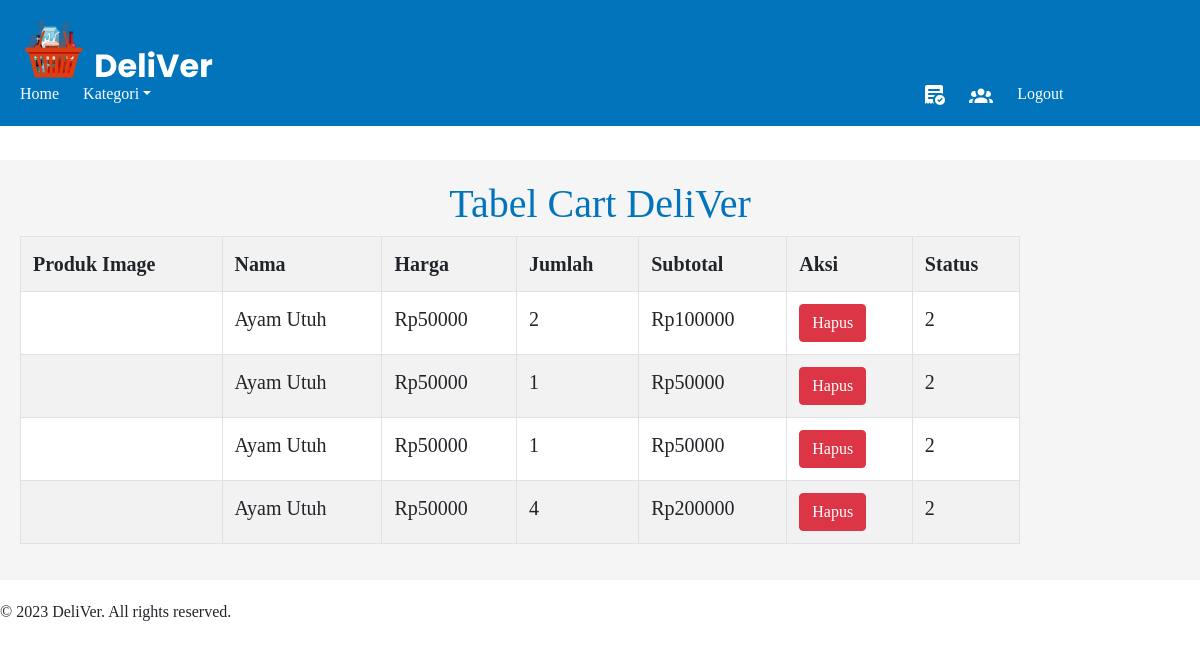
/cart_admin.php (signed in), run on the app's committed database.
### tables this page shows
CREATE TABLE `cart` (
  `id` int(11) NOT NULL,
  `id_user` int(11) NOT NULL,
  `id_menu` int(11) NOT NULL,
  `jumlah_barang` int(11) NOT NULL,
  `total_harga` int(11) NOT NULL,
  `id_status` int(11) NOT NULL,
  `tanggal_pembelian` datetime DEFAULT NULL
);

CREATE TABLE `menu` (
  `id` int(11) NOT NULL,
  `nama` varchar(30) NOT NULL,
  `harga` int(11) NOT NULL,
  `kategori` varchar(30) NOT NULL,
  `gambar` varchar(255) NOT NULL
);

### cart_admin.php (the view, shortened to what this page needs)
<?php
include 'koneksi.php';
?>
<!DOCTYPE html>
<html lang="en">
<head>
    <link href="https://cdn.jsdelivr.net/npm/bootstrap@5.3.0/dist/css/bootstrap.min.css" rel="stylesheet">
    <link rel="stylesheet" href="https://stackpath.bootstrapcdn.com/bootstrap/4.5.2/css/bootstrap.min.css">
    <link rel="stylesheet" type="text/css" href="styles.css">
</head>
<body>
    <header>
        <nav class="navbar fixed-top" style="background-color: #0274BC; padding: 20px;">
            <ul>
                <img src="img/logo.svg" alt="Logo DeliVer" style="text-align: left;">
            </ul>
            <ul>
                <li><a href="homepage_admin.php">Home</a></li>
                <li class="dropdown"><a href="shop_admin.php" class=" dropdown-toggle" data-bs-toggle="dropdown" aria-expanded="false">Kategori</a>
                </li>
                 <li style="margin-left: 750px;"> <a href="history_admin.php">
            <img src="img/history.svg" alt="history_admin">
          </a></li>
          <li> <a href="user_admin.php">
            <img src="img/accounts.svg" alt="user_admin">
          </a></li>
                <li><a href="logout.php">Logout</a></li>
            </ul>
        </nav>
    </header>
    <section id="promo">
        <h1 class="text-center" style="color:#0274BC" ;>Tabel Cart DeliVer</h1>
        <table class="table table-bordered table-striped table-hover">
            <tr>
                <th>Produk Image</th>
                <th>Nama</th>
                <th>Harga</th>
                <th>Jumlah</th>
                <th>Subtotal</th>
                <th>Aksi</th>
                <th>Status</th>
            </tr>
            <?php
            $username = $_SESSION["username"];
            $idUser = $konek->query("SELECT `id` FROM `user` WHERE `user`.`username` = '$username'")->fetch_assoc()['id'];
            $dataCart = $konek->query("SELECT * FROM `cart` WHERE `cart`.`id_user` = '$idUser'");
            if ($dataCart->num_rows > 0) {
                while ($value = $dataCart->fetch_assoc()) {
                    $menu = $konek->query("SELECT * FROM `menu`")->fetch_assoc();
            ?>
                    <tr class="product-row">
                        <td><img src="img/<?php echo $menu["gambar"]; ?>" style="width: 100px;" alt=""></td>
                        <td><?php echo $menu["nama"] ?></td>
                        <td class="harga">Rp<?php echo $menu["harga"] ?></td>
                        <td> <?= $value['jumlah_barang'] ?></td>
                        <td class="subtotal">Rp<?php echo $value['jumlah_barang'] * $menu['harga']; ?></td>
                        <td><a href="delete_cart.php?id=<?= $value['id']; ?>" class="btn btn-danger" ;>Hapus</a></td>
                        <td class="status"><?php echo $value["id_status"]; ?></td>
                <?php
                }
            }
                ?>
        </table>
    </section>
    <footer style="position: absolute;"> &copy; 2023 DeliVer. All rights reserved.</footer>
</body>
</html>

### styles.css (style rules this page uses)
body { font-family: Poppins; margin: 0; padding: 0; }
header { background-color: #fff; color: #fff; padding: 80px; }
nav ul { list-style-type: none; margin: 0; padding: 0; }
nav li { display: inline-block; margin-right: 20px; }
nav li a { color: #fff; text-decoration: none; }
#promo { background-color: #f5f5f5; padding: 20px; margin-bottom: 20px; }
h1 { text-align: left; }
table { max-width: 1000px; border-collapse: collapse; }
th { color: black; font-size: 20px; padding: 10px; border: 1px solid #ccc; }
td { color: black; font-size: 20px; padding: 10px; border: 1px solid #ccc; }

### data on the page
cart: id_menu.nama "Ayam Utuh", id_menu.harga "50000", jumlah_barang "2", $value['jumlah_barang']*$menu['harga'] "100000", id_status "2"
cart: menu.nama "Ayam Utuh", menu.harga "50000", jumlah_barang "1", $value['jumlah_barang']*$menu['harga'] "50000", id_status "2"
cart: menu.nama "Ayam Utuh", menu.harga "50000", jumlah_barang "1", $value['jumlah_barang']*$menu['harga'] "50000", id_status "2"
cart: menu.nama "Ayam Utuh", menu.harga "50000", jumlah_barang "4", $value['jumlah_barang']*$menu['harga'] "200000", id_status "2"
